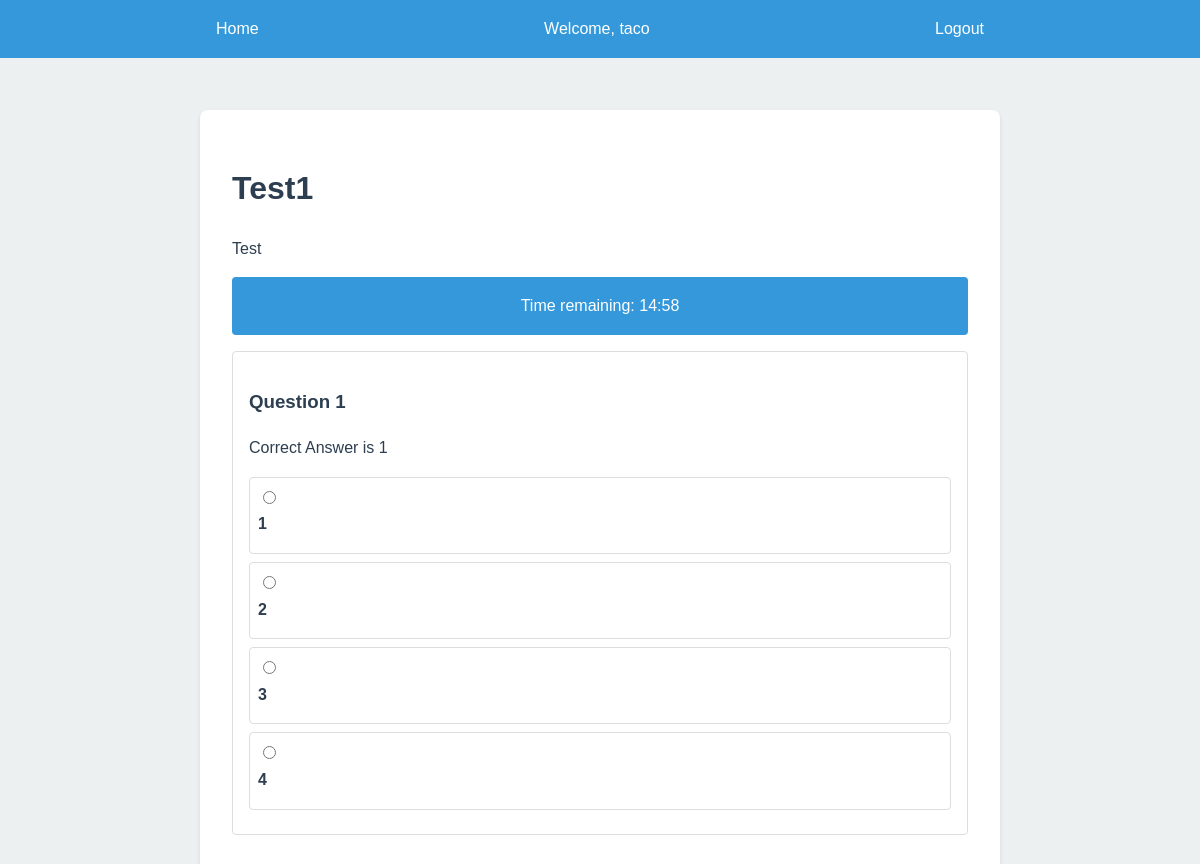
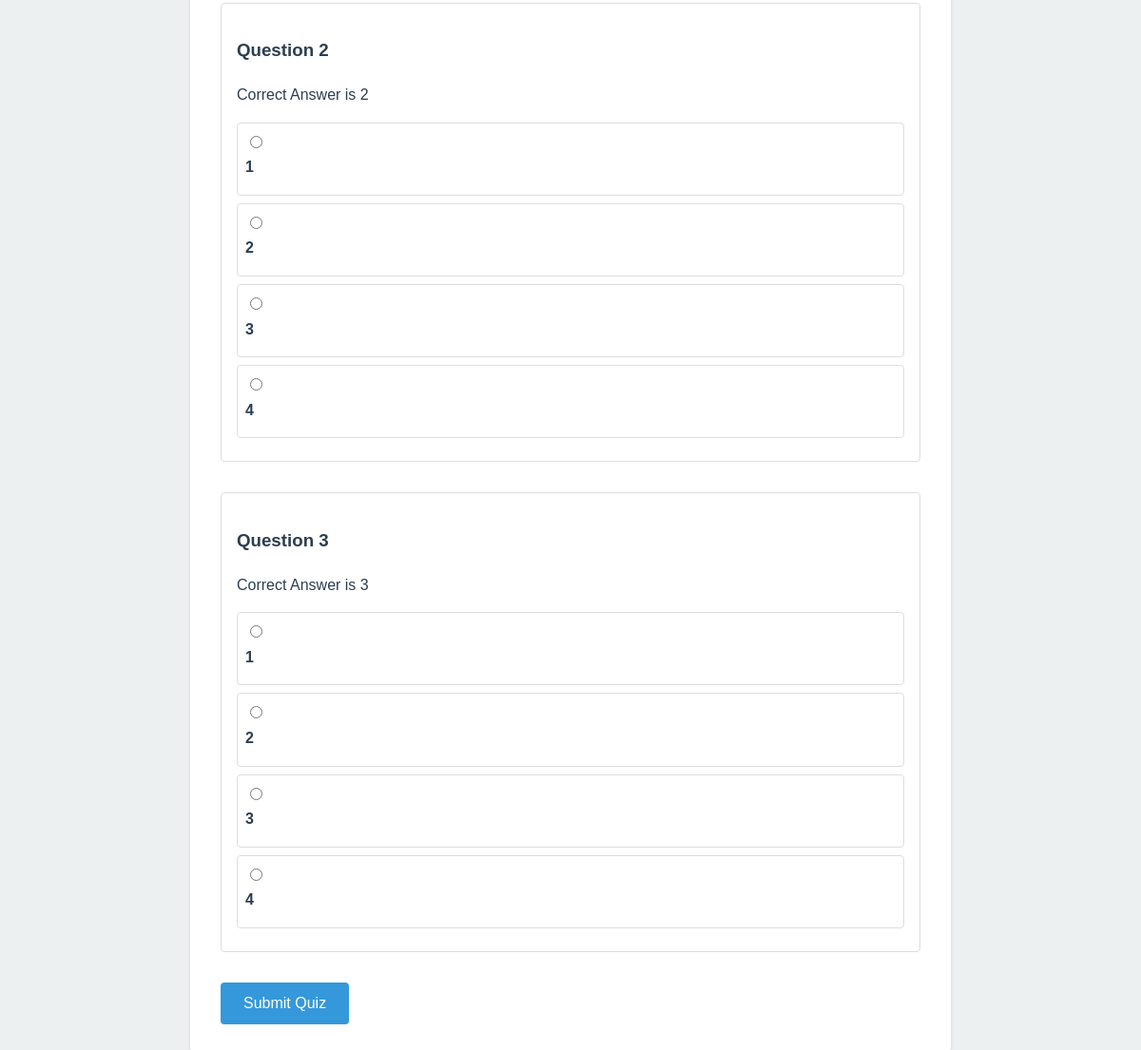
The page /quiz/2 (signed in) on the database its author committed (2 pictures, top to bottom).
### tables this page shows
CREATE TABLE quizzes (
    id INTEGER PRIMARY KEY AUTOINCREMENT,
    title TEXT NOT NULL,
    description TEXT,
    time_limit INTEGER,  -- in minutes
    created_at TIMESTAMP DEFAULT CURRENT_TIMESTAMP
);

CREATE TABLE questions (
    id INTEGER PRIMARY KEY AUTOINCREMENT,
    quiz_id INTEGER NOT NULL,
    question_text TEXT NOT NULL,
    correct_answer TEXT NOT NULL,
    option_a TEXT NOT NULL,
    option_b TEXT NOT NULL,
    option_c TEXT NOT NULL,
    option_d TEXT NOT NULL,
    FOREIGN KEY (quiz_id) REFERENCES quizzes (id)
);

### app.py (the view)
@app.route('/quiz/<int:quiz_id>')
@login_required  # This decorator ensures only logged-in users can access this route
def take_quiz(quiz_id):
    conn = get_db_connection()
    quiz = Quiz.get_by_id(conn, quiz_id)
    conn.close()
    if not quiz:
        flash('Quiz not found.', 'error')
        return redirect(url_for('index'))
    return render_template('quiz.html', quiz=quiz)

### app.py (called while the page is built)
def get_db_connection():
    conn = sqlite3.connect('database/quiz.db')
    conn.row_factory = sqlite3.Row  # This lets us access columns by name
    return conn

def login_required(f):
    @wraps(f)  # This preserves the original function's metadata
    def decorated_function(*args, **kwargs):
        if 'user_id' not in session:
            flash('Please log in first.', 'error')  # Show error message to user
            return redirect(url_for('login'))  # Redirect to login page
        return f(*args, **kwargs)
    return decorated_function

### models/quiz.py (called while the page is built)
    @staticmethod
    def get_by_id(conn, quiz_id):
        cursor = conn.cursor()
        cursor.execute("SELECT * FROM quizzes WHERE id = ?", (quiz_id,))
        quiz = cursor.fetchone()
        if quiz:
            cursor.execute("SELECT * FROM questions WHERE quiz_id = ?", (quiz_id,))
            quiz = dict(quiz)  # Convert to regular dictionary
            quiz['questions'] = cursor.fetchall()
            return quiz
        return None

### templates/quiz.html (shortened to what this page needs)
{% extends "base.html" %}
{% block content %}
    <div class="quiz-container">
        <h1>{{ quiz.title }}</h1>
        <p class="quiz-description">{{ quiz.description }}</p>
        {% if quiz.time_limit %}
            <div class="timer" id="quiz-timer" data-time-limit="{{ quiz.time_limit }}">
                Time remaining: <span id="time-display">{{ quiz.time_limit }}:00</span>
            </div>
        {% endif %}
        <form method="POST" action="{{ url_for('submit_quiz', quiz_id=quiz.id) }}" id="quiz-form">
            {% for question in quiz.questions %}
                <div class="question-container">
                    <h3>Question {{ loop.index }}</h3>
                    <p class="question-text">{{ question.question_text }}</p>
                    <div class="options-container">
                        {% for option in ['a', 'b', 'c', 'd'] %}
                            <div class="option">
                                <input type="radio"
                                       id="q{{ question.id }}_{{ option }}"
                                       name="question{{ question.id }}"
                                       value="{{ option }}"
                                       required>
                                <label for="q{{ question.id }}_{{ option }}">
                                    {{ question['option_' + option] }}
                                </label>
                            </div>
                        {% endfor %}
                    </div>
                </div>
            {% endfor %}
            <button type="submit" class="button submit-quiz">Submit Quiz</button>
        </form>
    </div>
{% endblock %}

### static/css/style.css (style rules this page uses)
:root { --primary-color: #3498db; --secondary-color: #2980b9; --error-color: #e74c3c; --success-color: #2ecc71; --text-color: #2c3e50; --background-color: #ecf0f1; --container-width: 800px; }
body { font-family: 'Arial', sans-serif; line-height: 1.6; margin: 0; padding: 0; background-color: var(--background-color); color: var(--text-color); }
label { display: block; margin-bottom: 0.5rem; font-weight: bold; }
.button { display: inline-block; padding: 0.8rem 1.5rem; background-color: var(--primary-color); color: white; border: none; border-radius: 4px; cursor: pointer; text-decoration: none; font-size: 1rem; }
.quiz-container { background: white; padding: 2rem; border-radius: 8px; box-shadow: 0 2px 4px rgba(0, 0, 0, 0.1); margin: 2rem 0; }
.question-container { margin-bottom: 2rem; padding: 1rem; border: 1px solid #ddd; border-radius: 4px; }
.options-container { margin-top: 1rem; }
.option { margin: 0.5rem 0; padding: 0.5rem; border: 1px solid #ddd; border-radius: 4px; cursor: pointer; }
.timer { background-color: var(--primary-color); color: white; padding: 1rem; border-radius: 4px; text-align: center; margin-bottom: 1rem; }

### rows shown on the page
quizzes: title "Test1", description "Test"
questions: question_text "Correct Answer is 1", option_a "1" "2" "3" "4"
questions: question_text "Correct Answer is 2", option_a "1" "2" "3" "4"
questions: question_text "Correct Answer is 3", option_a "1" "2" "3" "4"

### other values the page prints
{{ session['username'] }} "taco"
